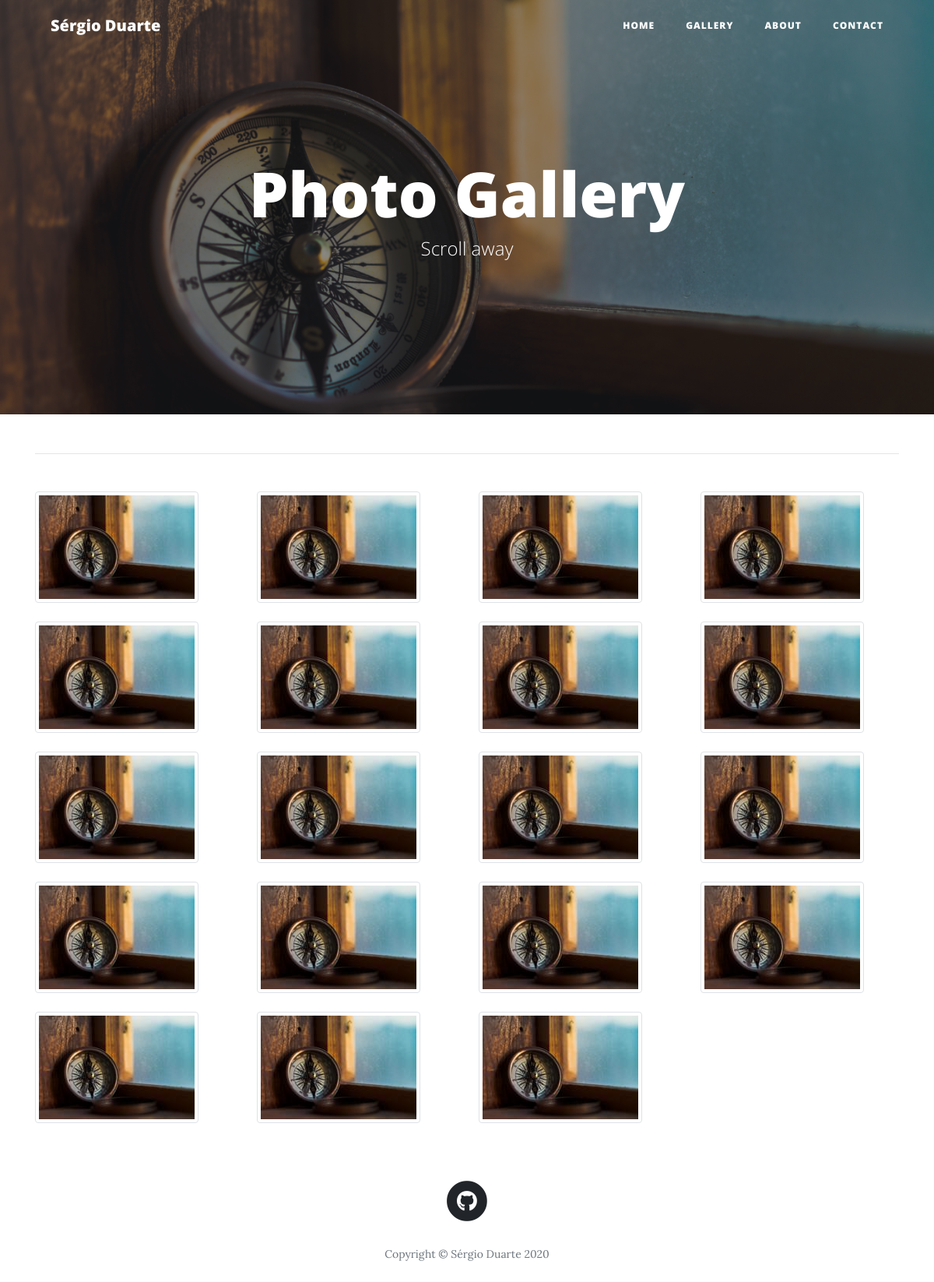
/gallery, run on an earlier commit of the app's database.
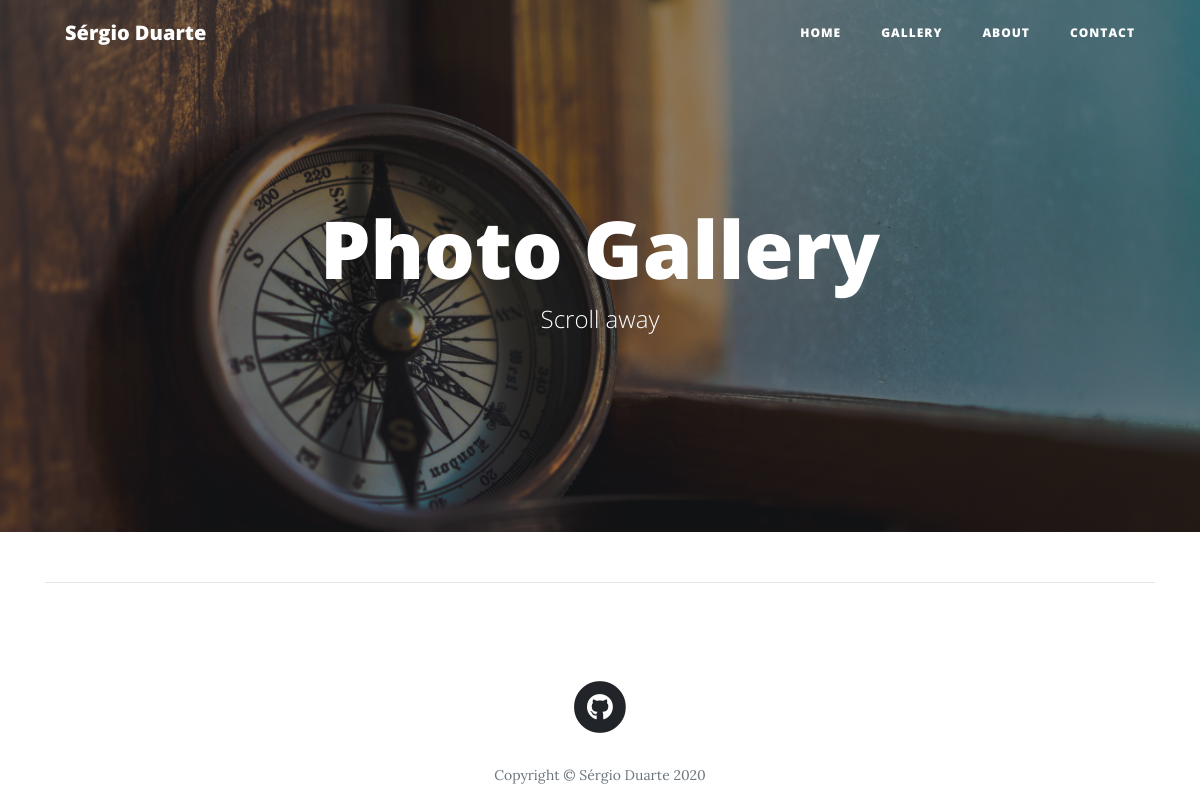
And on a later commit of the database.
### main/models.py (models this page shows, shortened)
class Post(db.Model):
    __tablename__ = 'posts'
    id = db.Column(db.Integer, primary_key=True)
    title = db.Column(db.String(256), nullable=True)
    author_id = db.Column(db.Integer, db.ForeignKey('users.id'))
    author = db.relationship('User',backref='post',uselist=False)
    created_on = db.Column(db.DateTime, nullable=True)
    updated_on = db.Column(db.DateTime, nullable=True)
    image_caption = db.Column(db.String(256), nullable=True, default='')
    image_uri = db.Column(db.String(256), nullable=True, default='')
    text_raw = db.Column(db.Text, nullable=True)
    text_html = db.Column(db.Text, nullable=True)
    text_preview = db.Column(db.Text, nullable=True)

### main/gallery/views.py (the view)
@gallery.route('/gallery')
def view_gallery():
    posts = Post\
            .query\
            .filter_by(author_id=1)\
            .order_by(Post.created_on.desc())
    return render_template('gallery.html', posts=posts)

### main/gallery/templates/gallery/gallery.html (shortened to what this page needs)
{% extends "base.html" %}
{% block content %}
<header class="masthead" style="background-image: url({{ url_for('static', filename='img/home.jpg') }})">
  <div class="overlay"></div>
  <div class="container">
    <div class="row">
      <div class="col-lg-8 col-md-10 mx-auto">
        <div class="page-heading">
          <h1>Photo Gallery</h1>
          <span class="subheading">Scroll away</span>
        </div>
      </div>
    </div>
  </div>
</header>
<div class="container">
  <hr class="mt-2 mb-5">
  <div class="row text-center text-lg-left">
    {% for post in posts %}
      <div class="col-lg-3 col-md-4 col-6">
        <a data-toggle="modal" data-target="#modal_{{ post['id'] }}" class="d-block mb-4 h-100">
          <img class="img-fluid img-thumbnail" src="{{ url_for('static', filename='img/thumbnail/'+post['image_uri']) }}" alt="">
        </a>
      </div>
    {% endfor %}
  </div>
</div>
{% endblock %}

What changed in the data, as far as the page shows it:
removed Post: image_uri (picture)
removed Post: image_uri (picture)
removed Post: image_uri (picture)
removed Post: image_uri (picture)
removed Post: image_uri (picture)
removed Post: image_uri (picture)
removed Post: image_uri (picture)
removed Post: image_uri (picture)
removed Post: image_uri (picture)
removed Post: image_uri (picture)
removed Post: image_uri (picture)
removed Post: image_uri (picture)
removed Post: image_uri (picture)
removed Post: image_uri (picture)
removed Post: image_uri (picture)
removed Post: image_uri (picture)
removed Post: image_uri (picture)
removed Post: image_uri (picture)
removed Post: image_uri (picture)
